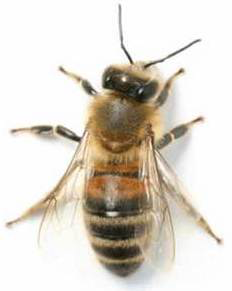
#> input picture img/singleBee.png, 232 x 291 px
$ python templateMatching.py
#> lines starting #> are read from the running program, lines starting #| are printed output that depends on the picture; after the words box and inside, x2 and y2 are one past the last pixel; in counts of white or black regions, pixels touching at a corner belong together
import os
import numpy as np
import cv2 as cv # opencv 3.4.0

# matplotlib doesn't like virtualenvs
import matplotlib
matplotlib.use('TkAgg')
import matplotlib.pyplot as plt

# courtesy https://www.pyimagesearch.com/2015/02/16/faster-non-maximum-suppression-python/
# [46 lines left out: function supressNonMaxima, not called in this run]


if __name__ == '__main__':
    ### Load images

    dir_name = os.path.dirname(__file__)

    # use the lineup - template cut from match image
    # single_color = cv.imread(os.path.join(dir_name, '../img/beeLineupSingle.png'))
    # comb_color = cv.imread(os.path.join(dir_name, '../img/beeLineup.png'))

    # use a realistic example
    single_color = cv.imread(os.path.join(dir_name, '../img/singleBee.png'))
#> single_color is the input picture: shape (291, 232, 3); mean B, G, R 205, 214.7, 221
    comb_color = cv.imread(os.path.join(dir_name, '../img/combBee.png'))
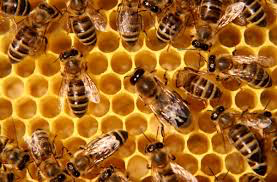
#> input picture img/combBee.png, 277 x 182 px
#> comb_color is the input picture: shape (182, 277, 3); mean B, G, R 32.7, 101.1, 162.1

    # Convert to greyscale for matching
    single_gray = cv.cvtColor(single_color, cv.COLOR_BGR2GRAY)
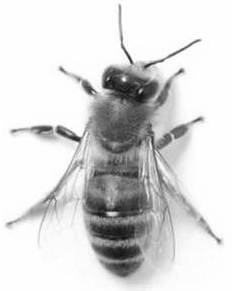
#> single_gray: shape (291, 232); min 14, max 255, mean 215.5
    comb_gray = cv.cvtColor(comb_color, cv.COLOR_BGR2GRAY)
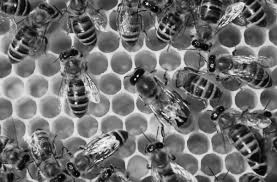
#> comb_gray: shape (182, 277); min 1, max 252, mean 111.5

    # Height and width of template for drawing rectangles later
    h, w = single_color.shape[:-1]
#> h = 291; w = 232

    # flip channels- countouring works on black background, not white
    single_flip = cv.bitwise_not(single_gray)
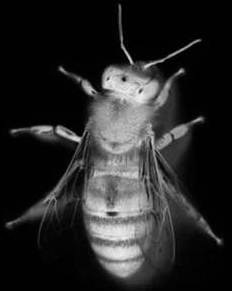
#> single_flip: shape (291, 232); min 0, max 241, mean 39.5

    # generate mask of template
    # second argument is the cutoff; adjusted for my actual image down from 127
    ret, mask = cv.threshold(single_flip, 60, 255, 0)
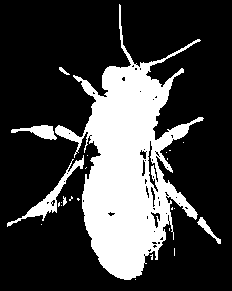
#> mask: shape (291, 232); 25.3% white; 24 white regions (18 under 20 px), largest, box (x1, y1, x2, y2) and area: (55, 4, 204, 280) 15734, (7, 155, 84, 227) 742, (11, 125, 57, 140) 330, (197, 217, 221, 244) 152, (59, 67, 70, 75) 35, (63, 196, 67, 206) 25

    ### Match against template and find best match

#> (the run stopped early here; a loop or call above may not have finished)
